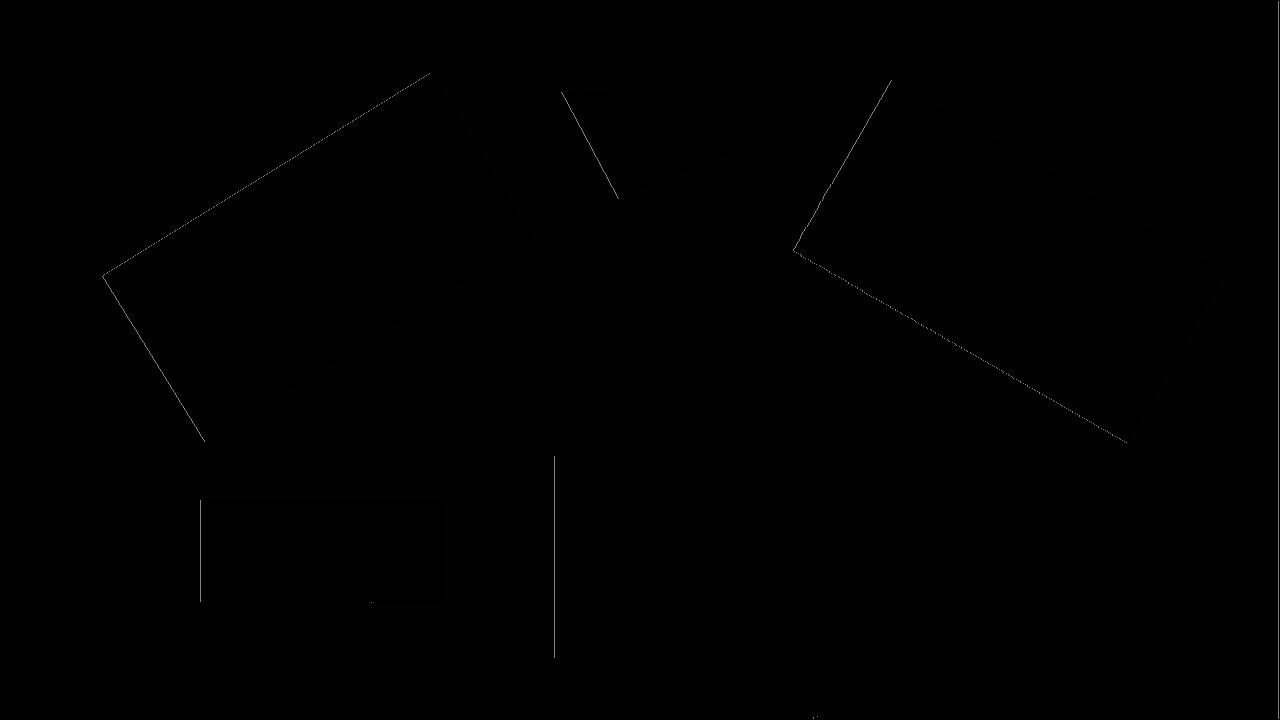
//> input picture src_local/img0.bmp, 1280 x 720 px
$ ./tcanny_-_Copy img0.bmp   (built with g++ and OpenCV 4)
//> lines starting //> are read from the running program, lines starting //| are printed output that depends on the picture; after the words box and inside, x2 and y2 are one past the last pixel; in counts of white or black regions, pixels touching at a corner belong together
// testcanny.cpp : 定义控制台应用程序的入口点。
//
#include <iostream>
#include <stack>
#include <vector>
#include <math.h>
#include <stdio.h>
#include <stdlib.h>
//#include "opencv2/opencv.hpp"
#include "opencv2/highgui/highgui.hpp"
#include "opencv/cv.h"
using namespace std;
using namespace cv;

#ifndef min
#define min(a, b) (((a) < (b)) ? (a) : (b))
#endif

///////////Canny by love6tao//////////
//
//
////////////////////////

int TraceEdge(int w, int h, int nThrLow, IplImage *pResult, int *pMag)
{
    int n, m;
    char flag = 0;
    int currentvalue = (uchar)pResult->imageData[w + h * pResult->widthStep];
    if (currentvalue == 0)
    {
        pResult->imageData[w + h * pResult->widthStep] = 255;
        flag = 0;
        for (n = -1; n <= 1; n++)
        {
            for (m = -1; m <= 1; m++)
            {
                if (n == 0 && m == 0)
                    continue;
                int curgrayvalue = (uchar)pResult->imageData[w + n + (h + m) * pResult->widthStep];
                int curgrdvalue = pMag[w + n + (h + m) * pResult->width];
                if (curgrayvalue == 200 && curgrdvalue > nThrLow)
                    if (TraceEdge(w + n, h + m, nThrLow, pResult, pMag))
                    {
                        flag = 1;
                        break;
                    }
            }
            if (flag)
                break;
        }
        return (1);
    }
    return (0);
}

// [31 lines left out: function TraceEdge1, not called in this run]

int main(int argc, char *argv[])
{
    ////////第一步：灰度化
    ///////出现的问题就是 高和宽混淆 必须是高才能乘widthStep
    IplImage *ColorImage = cvLoadImage(argv[1], 1);
//> ColorImage is the input picture: 720 rows x 1280 cols, CV_8UC3; min 0, max 130, mean 1
    if (ColorImage == NULL)
    {
        printf("image read error");
        return 0;
    }

    IplImage *dst = cvCreateImage(cvGetSize(ColorImage), 8, 1);
    IplImage *dst_color = cvCreateImage(cvGetSize(ColorImage), 8, 3);
    IplImage *dst_color2 = cvCreateImage(cvGetSize(ColorImage), 8, 3);
    CvMemStorage *storage = cvCreateMemStorage();
    CvSeq *lines = 0;

    cvNamedWindow("Sourceimg", 0);
    cvShowImage("Sourceimg", ColorImage); //
    IplImage *OpenCvGrayImage;
    OpenCvGrayImage = cvCreateImage(cvGetSize(ColorImage), ColorImage->depth, 1);
    float data1, data2, data3;
    for (int i = 0; i < ColorImage->height; i++)
    {
        for (int j = 0; j < ColorImage->width; j++)
        {
            data1 = (uchar)(ColorImage->imageData[i * ColorImage->widthStep + j * 3 + 0]);
            data2 = (uchar)(ColorImage->imageData[i * ColorImage->widthStep + j * 3 + 1]);
            data3 = (uchar)(ColorImage->imageData[i * ColorImage->widthStep + j * 3 + 2]);
            OpenCvGrayImage->imageData[i * OpenCvGrayImage->widthStep + j] = (uchar)(0.07 * data1 + 0.71 * data2 + 0.21 * data3);
        }
    }
//> after the loop, data1 = 0; data2 = 0; data3 = 0
    //cvNamedWindow("GrayImage",0);
    //cvShowImage("GrayImage",OpenCvGrayImage);               //显示灰度图
    //cvWaitKey(0);
    //cvDestroyWindow("GrayImage");

    //////////////////////////////////////////////////////////
    ////////第二步：高斯滤波
    ///////出现的问题就是 for循环i,j 有时候需要换掉 而且多次重新生成项目
    //////操作时用widthStep 而不是width，区别在于图像如果不是4的倍数，会出现锯齿，采用widthstep就不会出现
    double nSigma = 0.2;
    int nWindowSize = 1 + 2 * ceil(3 * nSigma); //通过sigma得到窗口大小
    int nCenter = nWindowSize / 2;
    int nWidth = OpenCvGrayImage->width;
    int nHeight = OpenCvGrayImage->height;
    IplImage *pCanny;
    pCanny = cvCreateImage(cvGetSize(ColorImage), ColorImage->depth, 1);
    //生成二维滤波核
    double *pKernel_2 = new double[nWindowSize * nWindowSize];
    double d_sum = 0.0;
    for (int i = 0; i < nWindowSize; i++)
    {
        for (int j = 0; j < nWindowSize; j++)
        {
            double n_Disx = i - nCenter; //水平方向距离中心像素距离
            double n_Disy = j - nCenter;
            pKernel_2[j * nWindowSize + i] = exp(-0.5 * (n_Disx * n_Disx + n_Disy * n_Disy) / (nSigma * nSigma)) / (2.0 * 3.1415926) * nSigma * nSigma;
            d_sum = d_sum + pKernel_2[j * nWindowSize + i];
        }
    }
    for (int i = 0; i < nWindowSize; i++) //归一化处理
    {
        for (int j = 0; j < nWindowSize; j++)
        {
            pKernel_2[j * nWindowSize + i] = pKernel_2[j * nWindowSize + i] / d_sum;
        }
    }
    //输出模板
    for (int i = 0; i < nWindowSize * nWindowSize; i++)
    {
        if (i % (nWindowSize) == 0)
        {
            printf("\n");
        }
        printf("%.10f ", pKernel_2[i]);
    }
    //滤波处理
    for (int s = 0; s < nWidth; s++)
    {
        for (int t = 0; t < nHeight; t++)
        {
            double dFilter = 0;
            double dSum = 0;
            //当前坐标（s,t）
            //获取8邻域
            for (int x = -nCenter; x <= nCenter; x++)
            {
                for (int y = -nCenter; y <= nCenter; y++)
                {
                    if ((x + s >= 0) && (x + s < nWidth) && (y + t >= 0) && (y + t < nHeight)) //判断是否越界
                    {
                        double currentvalue = (double)OpenCvGrayImage->imageData[(y + t) * OpenCvGrayImage->widthStep + x + s];
                        dFilter += currentvalue * pKernel_2[x + nCenter + (y + nCenter) * nCenter];
                        dSum += pKernel_2[x + nCenter + (y + nCenter) * nCenter];
                    }
                }
            }
            pCanny->imageData[t * pCanny->widthStep + s] = (uchar)(dFilter / dSum);
        }
    }

    //cvNamedWindow("GaussImage",0);
    //cvShowImage("GaussImage",pCanny);               //显示高斯图
    //cvWaitKey(0);
    //cvDestroyWindow("GaussImage");

    //////////////////////////////////////////////////////////
    ////////第三步：计算梯度值和方向
    //////////////////同样可以用不同的检测器////////////////加上把图像放到0-255之间//////
    /////    P[i,j]=(S[i+1,j]-S[i,j]+S[i+1,j+1]-S[i,j+1])/2     /////
    /////    Q[i,j]=(S[i,j]-S[i,j+1]+S[i+1,j]-S[i+1,j+1])/2     /////
    /////////////////////////////////////////////////////////////////
    double *P = new double[nWidth * nHeight];
    double *Q = new double[nWidth * nHeight];
    int *M = new int[nWidth * nHeight];
    //IplImage * M;//梯度结果
    //M=cvCreateImage(cvGetSize(ColorImage),ColorImage->depth,1);
    double *Theta = new double[nWidth * nHeight];
    int nwidthstep = pCanny->widthStep;
    for (int iw = 0; iw < nWidth - 1; iw++)
    {
        for (int jh = 0; jh < nHeight - 1; jh++)
        {
            P[jh * nWidth + iw] = (double)(pCanny->imageData[min(iw + 1, nWidth - 1) + jh * nwidthstep] - pCanny->imageData[iw + jh * nwidthstep] +
                                           pCanny->imageData[min(iw + 1, nWidth - 1) + min(jh + 1, nHeight - 1) * nwidthstep] - pCanny->imageData[iw + min(jh + 1, nHeight - 1) * nwidthstep]) /
                                  2;
            Q[jh * nWidth + iw] = (double)(pCanny->imageData[iw + jh * nwidthstep] - pCanny->imageData[iw + min(jh + 1, nHeight - 1) * nwidthstep] +
                                           pCanny->imageData[min(iw + 1, nWidth - 1) + jh * nwidthstep] - pCanny->imageData[min(iw + 1, nWidth - 1) + min(jh + 1, nHeight - 1) * nwidthstep]) /
                                  2;
        }
    }
    //计算幅值和方向
    for (int iw = 0; iw < nWidth - 1; iw++)
    {
        for (int jh = 0; jh < nHeight - 1; jh++)
        {
            M[jh * nWidth + iw] = (int)sqrt(P[jh * nWidth + iw] * P[jh * nWidth + iw] + Q[jh * nWidth + iw] * Q[jh * nWidth + iw] + 0.5);
            Theta[jh * nWidth + iw] = atan2(Q[jh * nWidth + iw], P[jh * nWidth + iw]) * 180 / 3.1415;
            if (Theta[jh * nWidth + iw] < 0)
            {
                Theta[jh * nWidth + iw] = 360 + Theta[jh * nWidth + iw];
            }
        }
    }
    //////////////////////////////////////////////////////////
    ////////第四步：非极大值抑制
    //注意事项 权重的选取，也就是离得近权重大
    /////////////////////////////////////////////////////////////////
    IplImage *N; //非极大值抑制结果
    N = cvCreateImage(cvGetSize(ColorImage), ColorImage->depth, 1);
    IplImage *OpencvCannyimg; //非极大值抑制结果
    OpencvCannyimg = cvCreateImage(cvGetSize(ColorImage), ColorImage->depth, 1);
    int g1 = 0, g2 = 0, g3 = 0, g4 = 0; //用于进行插值，得到亚像素点坐标值
    double dTmp1 = 0.0, dTmp2 = 0.0;    //保存两个亚像素点插值得到的灰度数据
    double dWeight = 0.0;               //插值的权重

    for (int i = 1; i < nWidth - 1; i++)
    {
        for (int j = 1; j < nHeight - 1; j++)
        {
            //如果当前点梯度为0，该点就不是边缘点
            if (M[i + j * nWidth] == 0)
            {
                N->imageData[i + j * nwidthstep] = 0;
            }
            else
            {
                ////////首先判断属于那种情况，然后根据情况插值///////
                ////////////////////第一种情况///////////////////////
                /////////       g1  g2                  /////////////
                /////////           C                   /////////////
                /////////           g3  g4              /////////////
                /////////////////////////////////////////////////////
                if ((Theta[i + j * nWidth] >= 90 && Theta[i + j * nWidth] < 135) || (Theta[i + j * nWidth] >= 270 && Theta[i + j * nWidth] < 315))
                {
                    g1 = M[i - 1 + (j - 1) * nWidth];
                    g2 = M[i + (j - 1) * nWidth];
                    g3 = M[i + (j + 1) * nWidth];
                    g4 = M[i + 1 + (j + 1) * nWidth];
                    dWeight = fabs(P[i + j * nWidth]) / fabs(Q[i + j * nWidth]);
                    dTmp1 = g1 * dWeight + (1 - dWeight) * g2;
                    dTmp2 = g4 * dWeight + (1 - dWeight) * g3;
                    ////////////////////第二种情况///////////////////////
                    /////////       g1                      /////////////
                    /////////       g2  C   g3              /////////////
                    /////////               g4              /////////////
                    /////////////////////////////////////////////////////
                }
                else if ((Theta[i + j * nWidth] >= 135 && Theta[i + j * nWidth] < 180) || (Theta[i + j * nWidth] >= 315 && Theta[i + j * nWidth] < 360))
                {
                    g1 = M[i - 1 + (j - 1) * nWidth];
                    g2 = M[i - 1 + (j)*nWidth];
                    g3 = M[i + 1 + (j)*nWidth];
                    g4 = M[i + 1 + (j + 1) * nWidth];
                    dWeight = fabs(Q[i + j * nWidth]) / fabs(P[i + j * nWidth]);
                    dTmp1 = g1 * dWeight + (1 - dWeight) * g2;
                    dTmp2 = g4 * dWeight + (1 - dWeight) * g3;
                    ////////////////////第三种情况///////////////////////
                    /////////           g1  g2              /////////////
                    /////////           C                   /////////////
                    /////////       g4  g3                  /////////////
                    /////////////////////////////////////////////////////
                }
                else if ((Theta[i + j * nWidth] >= 45 && Theta[i + j * nWidth] < 90) || (Theta[i + j * nWidth] >= 225 && Theta[i + j * nWidth] < 270))
                {
                    g1 = M[i + 1 + (j - 1) * nWidth];
                    g2 = M[i + (j - 1) * nWidth];
                    g3 = M[i + (j + 1) * nWidth];
                    g4 = M[i - 1 + (j + 1) * nWidth];
                    dWeight = fabs(P[i + j * nWidth]) / fabs(Q[i + j * nWidth]);
                    dTmp1 = g1 * dWeight + (1 - dWeight) * g2;
                    dTmp2 = g4 * dWeight + (1 - dWeight) * g3;
                    ////////////////////第四种情况///////////////////////
                    /////////               g1              /////////////
                    /////////       g4  C   g2              /////////////
                    /////////       g3                      /////////////
                    /////////////////////////////////////////////////////
                }
                else if ((Theta[i + j * nWidth] >= 0 && Theta[i + j * nWidth] < 45) || (Theta[i + j * nWidth] >= 180 && Theta[i + j * nWidth] < 225))
                {
                    g1 = M[i + 1 + (j - 1) * nWidth];
                    g2 = M[i + 1 + (j)*nWidth];
                    g3 = M[i - 1 + (j)*nWidth];
                    g4 = M[i - 1 + (j + 1) * nWidth];
                    dWeight = fabs(Q[i + j * nWidth]) / fabs(P[i + j * nWidth]);
                    dTmp1 = g1 * dWeight + (1 - dWeight) * g2;
                    dTmp2 = g4 * dWeight + (1 - dWeight) * g3;
                }
            }

            if ((M[i + j * nWidth] >= dTmp1) && (M[i + j * nWidth] >= dTmp2))
            {
                N->imageData[i + j * nwidthstep] = 200;
            }
            else
                N->imageData[i + j * nwidthstep] = 0;
        }
    }
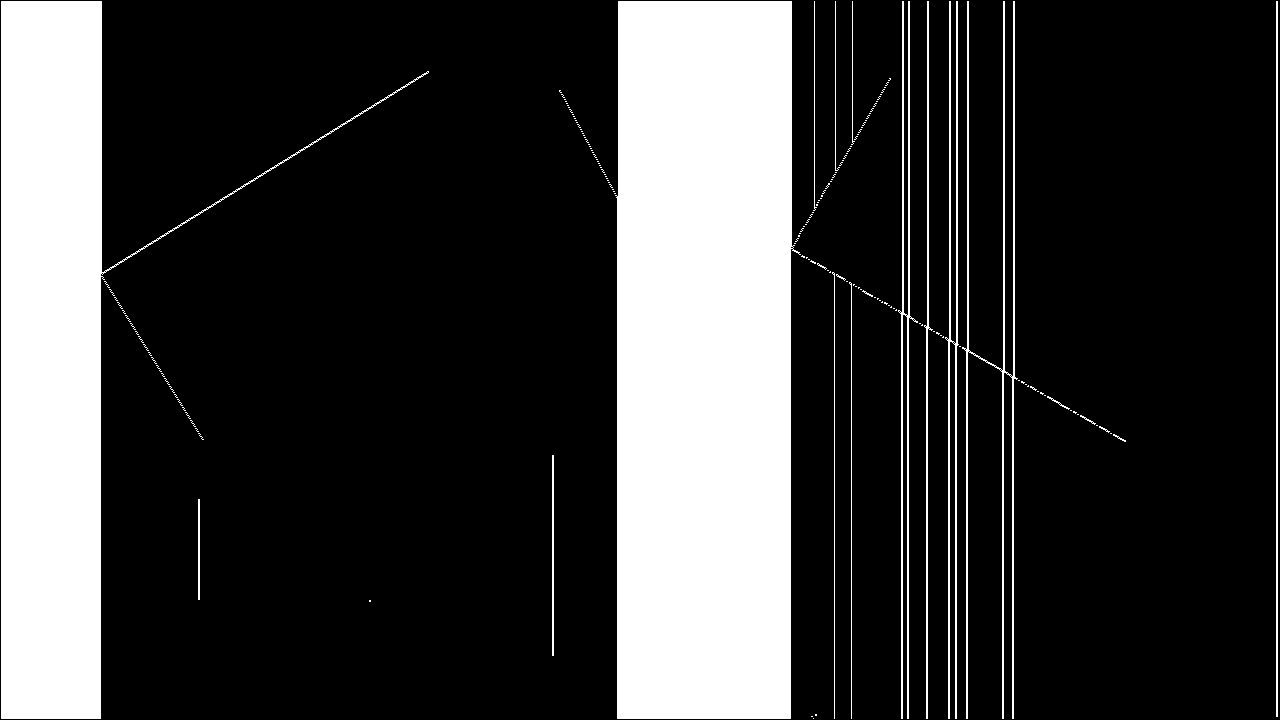
//> N: 720 rows x 1280 cols, CV_8UC1; values 0 (black) and 200 (white), 23.2% white; 173 white regions (154 under 20 px), largest, box (x1, y1, x2, y2) and area: (615, 1, 801, 719) 125008, (1, 1, 429, 719) 72733, (962, 1, 1018, 719) 4410
//> after the loop, g1 = 0; g2 = 0; g3 = 89; g4 = 29; dWeight = 0; dTmp1 = 0

    //cvNamedWindow("Limteimg",0);
    //cvShowImage("Limteimg",N);               //显示非抑制
    //cvWaitKey(0);
    //cvDestroyWindow("Limteimg");

    //////////////////////////////////////////////////////////
    ////////第五步：双阈值的选取
    //注意事项  注意是梯度幅值的阈值
    /////////////////////////////////////////////////////////////////
    int nHist[1024]; //直方图
    int nEdgeNum;    //所有边缘点的数目
    int nMaxMag = 0; //最大梯度的幅值
    for (int k = 0; k < 1024; k++)
    {
        nHist[k] = 0;
    }
    for (int wx = 0; wx < nWidth; wx++)
    {
        for (int hy = 0; hy < nHeight; hy++)
        {
            if ((uchar)N->imageData[wx + hy * N->widthStep] == 200)
            {
                int Mindex = M[wx + hy * nWidth];
                nHist[M[wx + hy * nWidth]]++; //获取了梯度直方图
            }
        }
    }
//> after the loop, nHist = 1024 values, max 209927 at index 0, min 0 at index 1, mean 208.7
    nEdgeNum = 0;
    for (int index = 1; index < 1024; index++)
    {
        if (nHist[index] != 0)
        {
            nMaxMag = index;
        }
        nEdgeNum += nHist[index]; //经过non-maximum suppression后有多少边缘点像素
    }
//> this loop made 1023 passes
//> nEdgeNum on passes 1 to 3: 0, 0, 0
//> after the loop, nEdgeNum = 3757
    //计算两个阈值 注意是梯度的阈值
    int nThrHigh;
    int nThrLow;
    double dRateHigh = 0.7;
    double dRateLow = 0.5;
    int nHightcount = (int)(dRateHigh * nEdgeNum + 0.5);
//> nHightcount = 2630
    int count = 1;
    nEdgeNum = nHist[1];
//> nEdgeNum = 0
    while ((nEdgeNum <= nHightcount) && (count < nMaxMag - 1))
    {
        count++;
        nEdgeNum += nHist[count];
    }
//> this loop made 125 passes
//> after the loop, count = 126; nEdgeNum = 1301
    nThrHigh = count;
//> nThrHigh = 126
    nThrLow = (int)(nThrHigh * dRateLow + 0.5);
//> nThrLow = 63
    printf("\n直方图的长度 %d \n  ", nMaxMag);
//| 直方图的长度 127
    printf("\n梯度的阈值幅值大 %d 小阈值 %d \n  ", nThrHigh, nThrLow);
//| 梯度的阈值幅值大 126 小阈值 63

    //////////////////////////////////////////////////////////
    ////////第六步：边缘检测
    /////////////////////////////////////////////////////////////////

    for (int is = 1; is < nWidth - 1; is++)
    {
        for (int jt = 1; jt < nHeight - 1; jt++)
        {
            //CvScalar s=cvGet2D(N,jt,is);
            //int currentvalue=s.val[0];
            int currentvalue = (uchar)(N->imageData[is + jt * N->widthStep]);
            if ((currentvalue == 200) && (M[is + jt * nWidth] >= nThrHigh))
            //是非最大抑制后的点且 梯度幅值要大于高阈值
            {
                N->imageData[is + jt * nwidthstep] = 255;
                //邻域点判断
                TraceEdge(is, jt, nThrLow, N, M);
            }
        }
    }
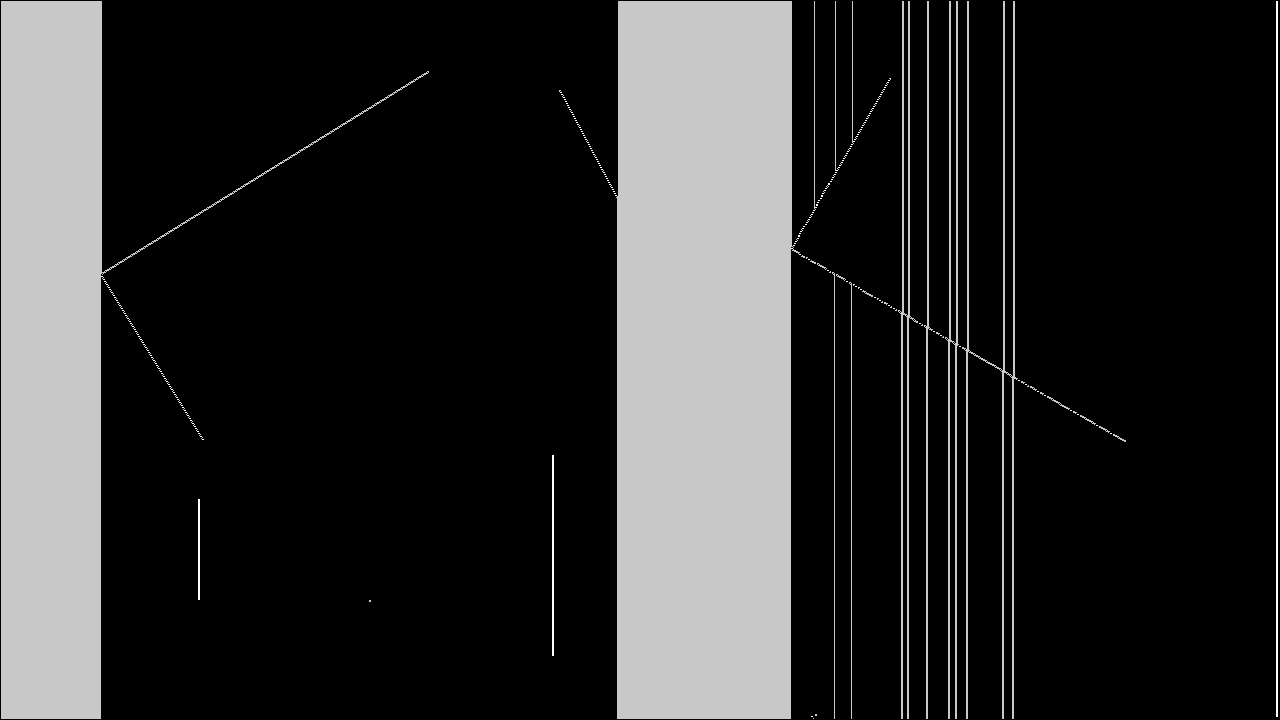
//> N: 720 rows x 1280 cols, CV_8UC1; 0.27% of pixels changed, all inside (x1, y1, x2, y2) = (101, 1, 1278, 717)
    for (int si = 1; si < nWidth - 1; si++)
    {
        for (int tj = 1; tj < nHeight - 1; tj++)
        {
            if ((uchar)N->imageData[si + tj * nwidthstep] != 255)
            {
                N->imageData[si + tj * nwidthstep] = 0;
            }
        }
    }
//> N: 720 rows x 1280 cols, CV_8UC1; 0.27% white in thin lines or dots
//> (the rest of the program and of its run is left out)
